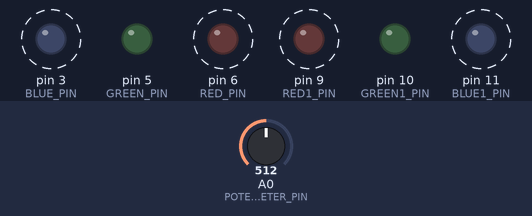
This sketch was run on a simulated Arduino Uno, built with avr-gcc and run on an emulated ATmega328P. Shown: output pins drawn as LEDs (lit = HIGH). Dashed ring = blinking. The inputs (shaded band) are chosen by the test bench; at power-on: A0 (POTENTIOMETER_PIN) = 512.

Above: at 2.9 s.
3.0 s: A0 (POTENTIOMETER_PIN) set to 122
At 4.28 s:
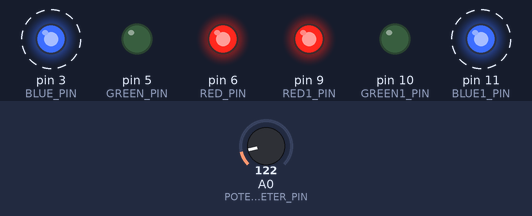
6.5 s: A0 (POTENTIOMETER_PIN) set to 0
At 6.56 s:
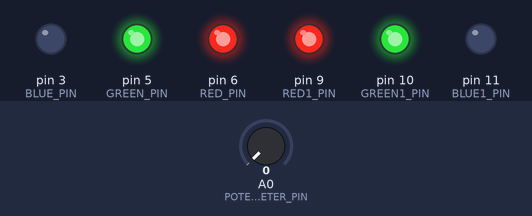
Timing chart, 0 to 16.0 s (numbered marks = the images above; inputs shaded):
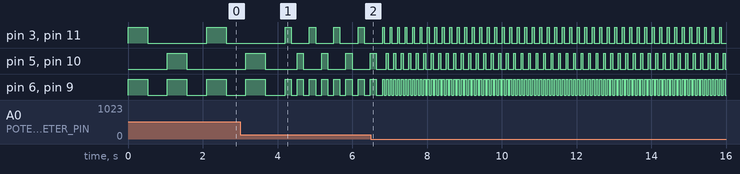

Measured:
- after the input at 6.5 s, pin 3 (BLUE_PIN), pin 11 (BLUE1_PIN): alternates HIGH for 0.05 s and LOW for 0.15 s, starting after 0.36 s
- by itself, pin 3 (BLUE_PIN), pin 11 (BLUE1_PIN): alternates HIGH for 0.16 s and LOW for 0.49 s
- by itself, pin 5 (GREEN_PIN), pin 10 (GREEN1_PIN): repeats every 0.20 s: HIGH 0.05 s, LOW 0.15 s
- by itself, pin 6 (RED_PIN), pin 9 (RED1_PIN): repeats every 0.10 s: HIGH 0.05 s, LOW 0.05 s

The sketch:

2D.ino
```cpp
#define RED_PIN 6
#define GREEN_PIN 5
#define BLUE_PIN 3
#define RED1_PIN 9
#define GREEN1_PIN 10
#define BLUE1_PIN 11
#define POTENTIOMETER_PIN A0

void setup() {
  pinMode(POTENTIOMETER_PIN, INPUT);
  pinMode(RED_PIN, OUTPUT);
  pinMode(GREEN_PIN, OUTPUT);
  pinMode(BLUE_PIN, OUTPUT);
  pinMode(RED1_PIN, OUTPUT);
  pinMode(GREEN1_PIN, OUTPUT);
  pinMode(BLUE1_PIN, OUTPUT);

  Serial.begin(9600);
}

void loop() {
  int potValue = analogRead(POTENTIOMETER_PIN);
  int delayTime = map(potValue, 0, 1023, 50, 1000);

  analogWrite(RED_PIN, 255);
  analogWrite(GREEN_PIN, 0);
  analogWrite(BLUE_PIN, 255);
  analogWrite(RED1_PIN, 255);
  analogWrite(GREEN1_PIN, 0);
  analogWrite(BLUE1_PIN, 255);
  delay(delayTime);
  analogWrite(RED_PIN, 0);
  analogWrite(GREEN_PIN, 0);
  analogWrite(BLUE_PIN, 0);
  analogWrite(RED1_PIN, 0);
  analogWrite(GREEN1_PIN, 0);
  analogWrite(BLUE1_PIN, 0);
  delay(delayTime);

  analogWrite(RED_PIN, 255);
  analogWrite(GREEN_PIN, 255);
  analogWrite(BLUE_PIN, 0);
  analogWrite(RED1_PIN, 255);
  analogWrite(GREEN1_PIN, 255);
  analogWrite(BLUE1_PIN, 0);
  delay(delayTime);
  analogWrite(RED_PIN, 0);
  analogWrite(GREEN_PIN, 0);
  analogWrite(BLUE_PIN, 0);
  analogWrite(RED1_PIN, 0);
  analogWrite(GREEN1_PIN, 0);
  analogWrite(BLUE1_PIN, 0);
  delay(delayTime);
}
```
